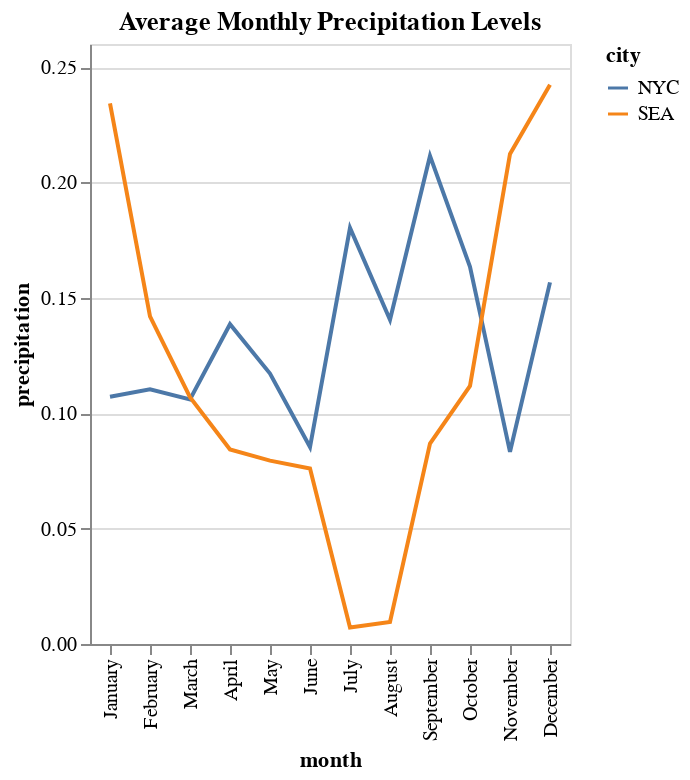

The cell this chart's notebook holds for it:
### Code cell
chart1 = alt.Chart(avg_precipitation).mark_line().encode(
    x=alt.X('month:N', sort=month_order),
    y=alt.Y('precipitation:Q'),
    color='city:N'
).properties(
    title='Average Monthly Precipitation Levels'
)
chart1

### Figure 1 — Vega-Lite specification as saved in the notebook (floating-point values rounded to 4 significant figures)
{"config": {"view": {"continuousWidth": 400, "continuousHeight": 300}}, "data": {"name": "data-0cbf56013eea6b7198b088005fdb71c8"}, "mark": "line", "encoding": {"color": {"field": "city", "type": "nominal"}, "x": {"field": "month", "sort": ["January", "February", "March", "April", "May", "June", "July", "August", "September", "October", "November", "December"], "type": "nominal"}, "y": {"field": "precipitation", "type": "quantitative"}}, "title": "Average Monthly Precipitation Levels", "$schema": "https://vega.github.io/schema/vega-lite/v4.17.0.json", "datasets": {"data-0cbf56013eea6b7198b088005fdb71c8": [{"month": "April", "city": "NYC", "precipitation": 0.1386}, {"month": "April", "city": "SEA", "precipitation": 0.0843}, {"month": "August", "city": "NYC", "precipitation": 0.1405}, {"month": "August", "city": "SEA", "precipitation": 0.009533}, {"month": "December", "city": "NYC", "precipitation": 0.1567}, {"month": "December", "city": "SEA", "precipitation": 0.2423}, {"month": "February", "city": "NYC", "precipitation": 0.1103}, {"month": "February", "city": "SEA", "precipitation": 0.1419}, {"month": "January", "city": "NYC", "precipitation": 0.1072}, {"month": "January", "city": "SEA", "precipitation": 0.2343}, {"month": "July", "city": "NYC", "precipitation": 0.1803}, {"month": "July", "city": "SEA", "precipitation": 0.007189}, {"month": "June", "city": "NYC", "precipitation": 0.08535}, {"month": "June", "city": "SEA", "precipitation": 0.07602}, {"month": "March", "city": "NYC", "precipitation": 0.1059}, {"month": "March", "city": "SEA", "precipitation": 0.107}, {"month": "May", "city": "NYC", "precipitation": 0.1172}, {"month": "May", "city": "SEA", "precipitation": 0.07946}, {"month": "November", "city": "NYC", "precipitation": 0.08328}, {"month": "November", "city": "SEA", "precipitation": 0.2124}, {"month": "October", "city": "NYC", "precipitation": 0.1634}, {"month": "October", "city": "SEA", "precipitation": 0.1118}, {"month": "September", "city": "NYC", "precipitation": 0.2115}, {"month": "September", "city": "SEA", "precipitation": 0.0868}]}}
